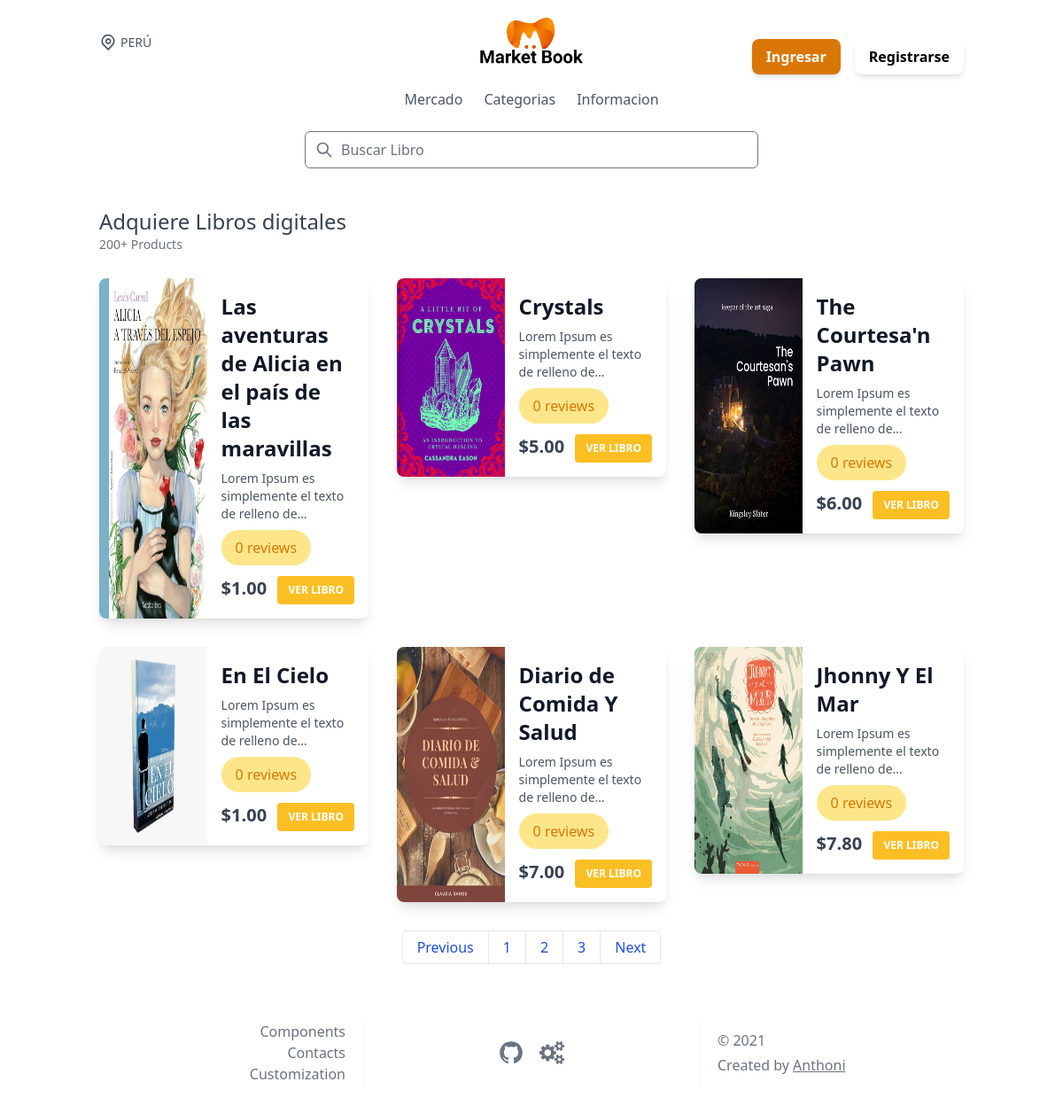
The app's page /, older data.
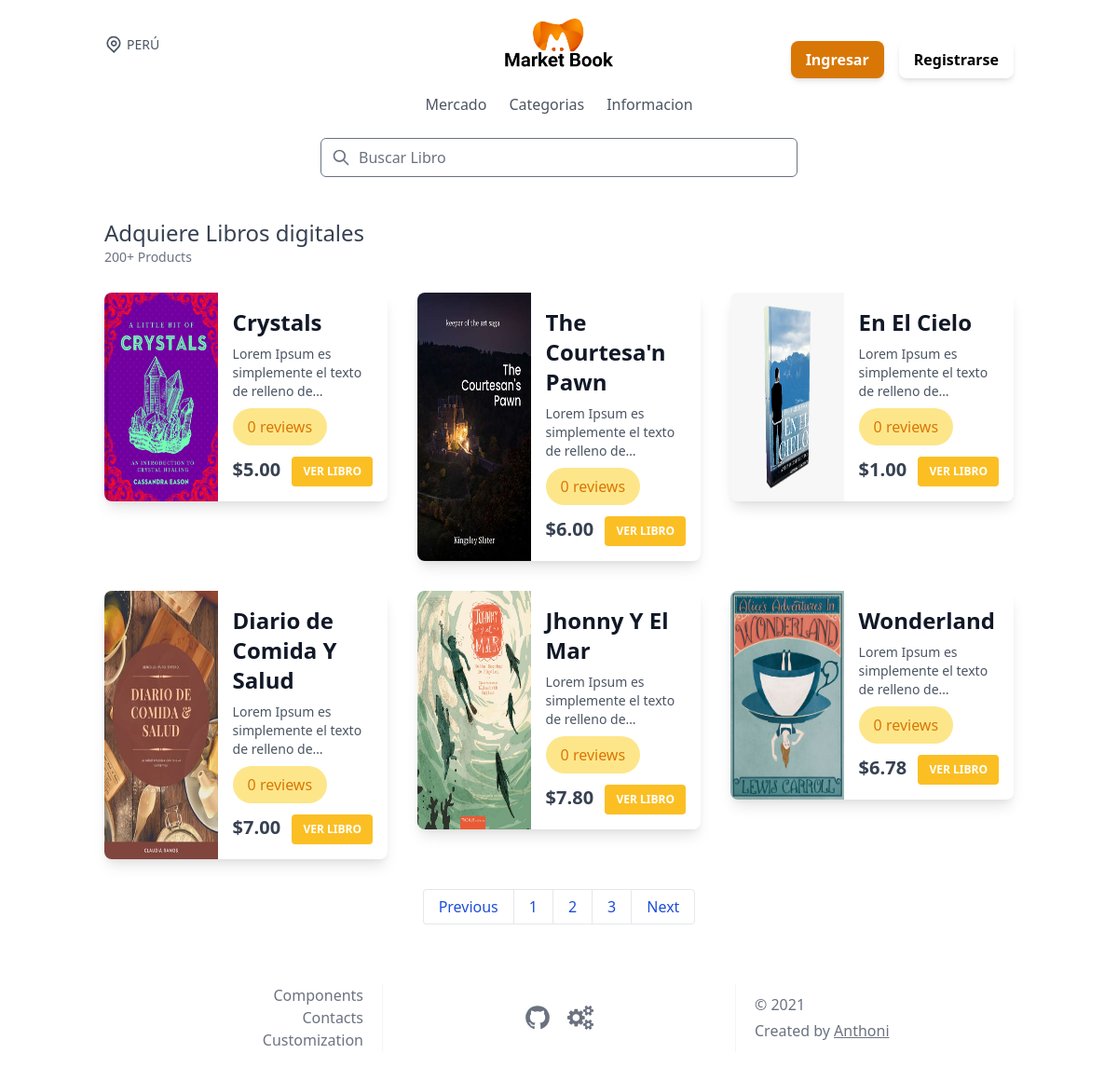
The same page, newer data.
### marketplace/models.py (models this page shows, shortened)
class Product(models.Model):
    user = models.ForeignKey(
        User, on_delete=models.CASCADE, related_name='products')
    name = models.CharField(max_length=100)
    description = models.TextField()
    thumbnail = models.ImageField(
        blank=True, null=True, upload_to=marketplace_directory_path)
    slug = models.SlugField(unique=True)
    content_url = models.URLField(blank=True, null=True)
    content_file = models.FileField(blank=True, null=True)
    active = models.BooleanField(default=False)
    price = models.PositiveIntegerField(default=100)
    category = models.ManyToManyField(Categories)
    created = models.DateTimeField(auto_now_add=True)
    def price_display(self):
        return "{0:.2f}".format(self.price/100)
    @property
    def get_prom_rate(self):
        if self.reviews_set.all().count() > 0:
            dic= self.reviews_set.aggregate(Avg('rate')).values()
            for i in dic: prom_rate=i
            return range((round(prom_rate)))
        else:
            return None

### core/views.py (the view, shortened to what this page needs)
# urls.py: path('',HomeView.as_view(),name="home"),
class HomeView(View):
    def get(self, request, *args, **kwargs):
        products = Product.objects.filter(active=True)
        form = ProductModelForm()
        digital_products_data = None
        if products:
            paginator = Paginator(products, 6)
            page_number = request.GET.get('page')
            digital_products_data = paginator.get_page(page_number)
        context = {
            'products': digital_products_data,
            'form': form
        }
        return render(request, 'pages/index.html', context)

### templates/pages/index.html (shortened to what the changed rows need)
{% extends 'base.html' %}
{% load static %}
{% block content %}
{% block profile %}
{% include 'components/profile.html'%}
{% endblock profile %}
    <main class="my-8">
        <div class="container mx-auto px-6">
            <div class="flex flex-wrap -m-4 mt-3">
              {% for product in products %}
              <div class="lg:w-1/3 md:w-1/2 p-4 w-full">
                <div class="flex max-w-md bg-white shadow-lg rounded-lg overflow-hidden">
                  <div class="w-2/5 bg-cover bg-landscape">
                    <a href="{% url 'product-detail' product.slug %}" class="focus-visible:outline-none">
                      <img src="{{product.thumbnail.url}}" alt="{{product.name}}" class=" w-full h-full block">
                    </a>
                  </div>
                  <div class="w-3/5 p-4">
                    <a href="{% url 'product-detail' product.slug %}"
                      class="focus-visible:outline-none text-gray-900 font-bold text-2xl">
                      {{product.name}}
                    </a>
                    <p class="mt-2 text-gray-600 text-sm">
                      {{product.description|truncatechars:50}}
                    </p>
                    <div class="flex item-center mt-2">
                      {% if product.get_prom_rate %}
                      {% for start in product.get_prom_rate %}
                      <svg xmlns="http://www.w3.org/2000/svg" width="20" height="20" viewBox="0 0 24 24"
                        style="fill: rgb(63, 62, 62);transform: ;msFilter:;">
                        <path
                          d="M21.947 9.179a1.001 1.001 0 0 0-.868-.676l-5.701-.453-2.467-5.461a.998.998 0 0 0-1.822-.001L8.622 8.05l-5.701.453a1 1 0 0 0-.619 1.713l4.213 4.107-1.49 6.452a1 1 0 0 0 1.53 1.057L12 18.202l5.445 3.63a1.001 1.001 0 0 0 1.517-1.106l-1.829-6.4 4.536-4.082c.297-.268.406-.686.278-1.065z">
                        </path>
                      </svg>
                      {% endfor %}
                      {% for start in product.get_missing_start %}
                      <svg xmlns="http://www.w3.org/2000/svg" width="20" height="20" viewBox="0 0 24 24"
                        style="fill: rgb(63, 62, 62);transform: ;msFilter:;">
                        <path
                          d="m6.516 14.323-1.49 6.452a.998.998 0 0 0 1.529 1.057L12 18.202l5.445 3.63a1.001 1.001 0 0 0 1.517-1.106l-1.829-6.4 4.536-4.082a1 1 0 0 0-.59-1.74l-5.701-.454-2.467-5.461a.998.998 0 0 0-1.822 0L8.622 8.05l-5.701.453a1 1 0 0 0-.619 1.713l4.214 4.107zm2.853-4.326a.998.998 0 0 0 .832-.586L12 5.43l1.799 3.981a.998.998 0 0 0 .832.586l3.972.315-3.271 2.944c-.284.256-.397.65-.293 1.018l1.253 4.385-3.736-2.491a.995.995 0 0 0-1.109 0l-3.904 2.603 1.05-4.546a1 1 0 0 0-.276-.94l-3.038-2.962 4.09-.326z">
                        </path>
                      </svg>
                      {% endfor %}
                      <div class="px-6 flex items-center justify-center">
                        <span class="text-lg">{{product.get_reviws_count}}</span>
                        <svg xmlns="http://www.w3.org/2000/svg" width="24" height="24" viewBox="0 0 24 24"
                          style="fill: rgb(63, 62, 62);transform: ;msFilter:;">
                          <path
                            d="M16 14h.5c.827 0 1.5-.673 1.5-1.5v-9c0-.827-.673-1.5-1.5-1.5h-13C2.673 2 2 2.673 2 3.5V18l5.333-4H16zm-9.333-2L4 14V4h12v8H6.667z">
                          </path>
                          <path
                            d="M20.5 8H20v6.001c0 1.1-.893 1.993-1.99 1.999H8v.5c0 .827.673 1.5 1.5 1.5h7.167L22 22V9.5c0-.827-.673-1.5-1.5-1.5z">
                          </path>
                        </svg>
                      </div>
                      {% else %}
                      <span class="px-4 py-2  text-base rounded-full text-yellow-600  bg-yellow-200 ">
                        0 reviews
                      </span>
                      {% endif %}
                    </div>
                    <div class="flex item-center justify-between mt-3">
                      <h1 class="text-gray-700 font-bold text-xl">
                        ${{product.price_display}}
                      </h1>
                      <a href="{% url 'product-detail' product.slug %}"
                        class="focus-visible:outline-none px-3 py-2 bg-yellow-400 text-white  text-xs font-bold uppercase rounded">
                        Ver Libro
                      </a>
                    </div>
                  </div>
                </div>
              </div>
              {% endfor %}
            </div>
        </div>
    </main>
</div>
{% endblock content %}

Row changes from the older to the newer data that the page shows:
no longer on this page (row edited): Product: thumbnail (picture), name "Las aventuras de Alicia en el país de las maravillas", description "Lorem Ipsum es simplemente el texto de relleno de…", shows "0 reviews", price_display "1.00"
now on this page (row edited): Product: thumbnail (picture), name "Wonderland", description "Lorem Ipsum es simplemente el texto de relleno de…", shows "0 reviews", price_display "6.78"
